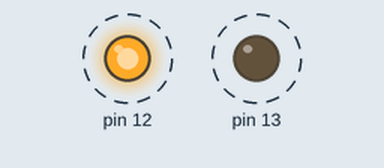
Recording of a sketch running on a simulated Arduino Uno, built with avr-gcc and run on an emulated ATmega328P. On the bench: output pins drawn as LEDs (lit = HIGH). Dashed ring = blinking. What the sketch prints to the serial monitor is not drawn.

Above: at 0.2 s.
Timing chart, 0 to 3.0 s (numbered marks = the images above):
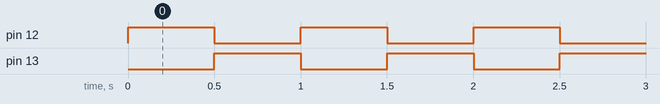

Measured:
- by itself, pin 12, pin 13: alternates HIGH for 0.50 s and LOW for 0.50 s

The sketch:

Blink.ino
```cpp
int x = 1;
void setup() {
  Serial.begin(115200);
  pinMode(13,OUTPUT);
  pinMode(12,OUTPUT);
  Serial.println("Hey I just initialized");

}

void loop() {
  digitalWrite(12,HIGH);
  Serial.println("Digital 12 High");
  digitalWrite(13,LOW);
  Serial.println("Digital 13 Low");
  delay(500);

  digitalWrite(12,LOW);
  Serial.println("Digital 12 Low");
  digitalWrite(13,HIGH);
  delay(500);

}
```
